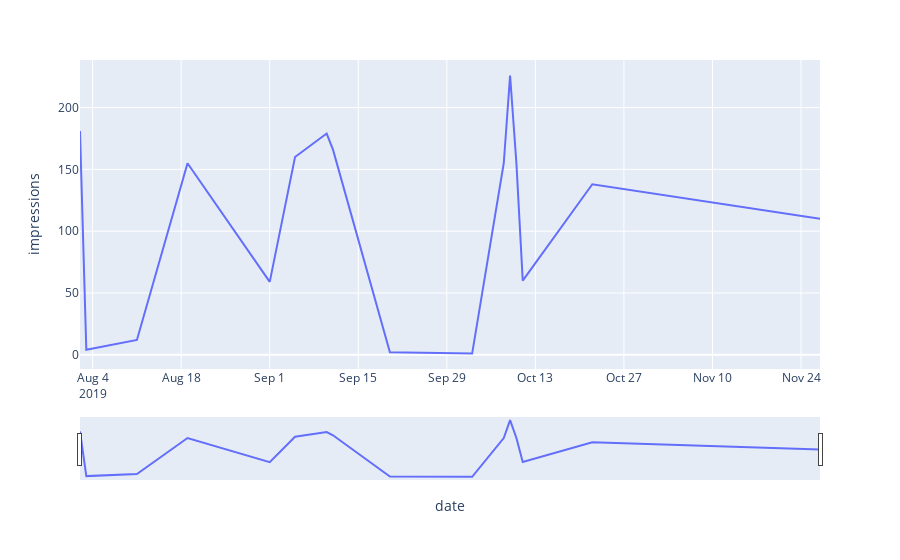
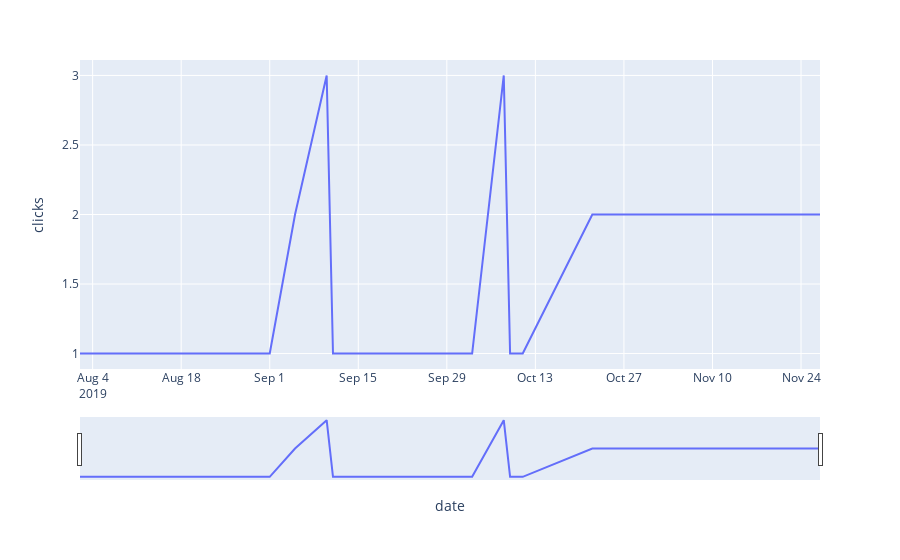
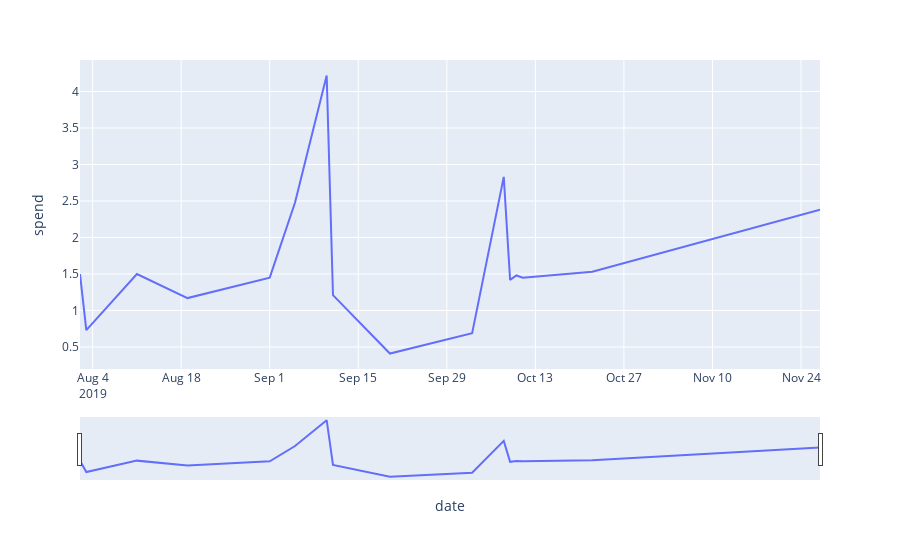
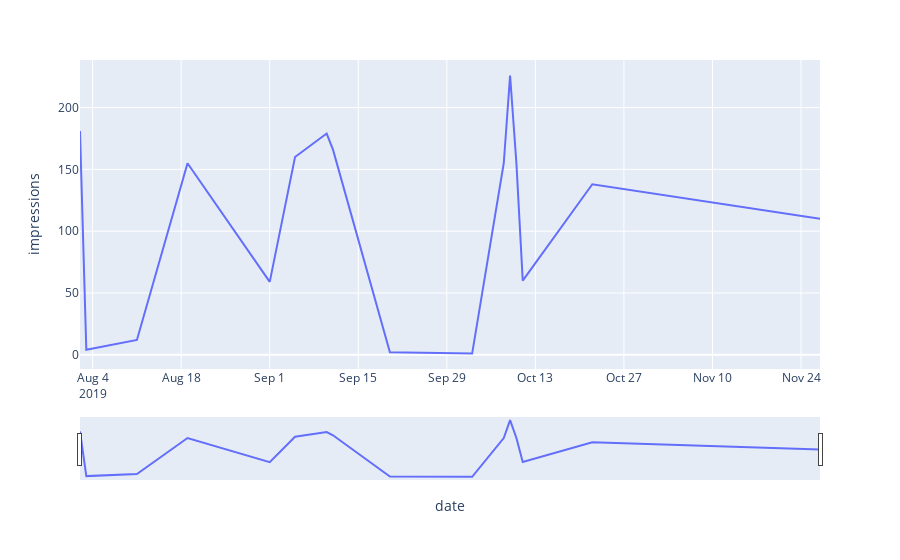

These figures' notebook cell, in order:
### Code cell
plot_search_charts(data)

### Figure 1 — Plotly figure (JSON) as saved in the notebook; plotly's stock layout.template omitted (floating-point values rounded to 4 significant figures)
{"data": [{"hovertemplate": "date=%{x}<br>impressions=%{y}<extra></extra>", "legendgroup": "", "line": {"color": "#636efa", "dash": "solid"}, "mode": "lines", "name": "", "orientation": "v", "showlegend": false, "type": "scatter", "x": ["2019-11-27T00:00:00", "2019-10-22T00:00:00", "2019-10-11T00:00:00", "2019-10-10T00:00:00", "2019-10-09T00:00:00", "2019-10-08T00:00:00", "2019-10-03T00:00:00", "2019-09-20T00:00:00", "2019-09-11T00:00:00", "2019-09-10T00:00:00", "2019-09-05T00:00:00", "2019-09-01T00:00:00", "2019-08-19T00:00:00", "2019-08-11T00:00:00", "2019-08-03T00:00:00", "2019-08-02T00:00:00"], "xaxis": "x", "y": [110, 138, 60, 155, 226, 155, 1, 2, 166, 179, 160, 59, 155, 12, 4, 181], "yaxis": "y"}], "layout": {"legend": {"tracegroupgap": 0}, "margin": {"t": 60}, "xaxis": {"anchor": "y", "domain": [0, 1], "rangeslider": {"visible": true}, "title": {"text": "date"}}, "yaxis": {"anchor": "x", "domain": [0, 1], "title": {"text": "impressions"}}}}

### Figure 2 — Plotly figure (JSON) as saved in the notebook; plotly's stock layout.template omitted (floating-point values rounded to 4 significant figures)
{"data": [{"hovertemplate": "date=%{x}<br>clicks=%{y}<extra></extra>", "legendgroup": "", "line": {"color": "#636efa", "dash": "solid"}, "mode": "lines", "name": "", "orientation": "v", "showlegend": false, "type": "scatter", "x": ["2019-11-27T00:00:00", "2019-10-22T00:00:00", "2019-10-11T00:00:00", "2019-10-10T00:00:00", "2019-10-09T00:00:00", "2019-10-08T00:00:00", "2019-10-03T00:00:00", "2019-09-20T00:00:00", "2019-09-11T00:00:00", "2019-09-10T00:00:00", "2019-09-05T00:00:00", "2019-09-01T00:00:00", "2019-08-19T00:00:00", "2019-08-11T00:00:00", "2019-08-03T00:00:00", "2019-08-02T00:00:00"], "xaxis": "x", "y": [2, 2, 1, 1, 1, 3, 1, 1, 1, 3, 2, 1, 1, 1, 1, 1], "yaxis": "y"}], "layout": {"legend": {"tracegroupgap": 0}, "margin": {"t": 60}, "xaxis": {"anchor": "y", "domain": [0, 1], "rangeslider": {"visible": true}, "title": {"text": "date"}}, "yaxis": {"anchor": "x", "domain": [0, 1], "title": {"text": "clicks"}}}}

### Figure 3 — Plotly figure (JSON) as saved in the notebook; plotly's stock layout.template omitted (floating-point values rounded to 4 significant figures)
{"data": [{"hovertemplate": "date=%{x}<br>spend=%{y}<extra></extra>", "legendgroup": "", "line": {"color": "#636efa", "dash": "solid"}, "mode": "lines", "name": "", "orientation": "v", "showlegend": false, "type": "scatter", "x": ["2019-11-27T00:00:00", "2019-10-22T00:00:00", "2019-10-11T00:00:00", "2019-10-10T00:00:00", "2019-10-09T00:00:00", "2019-10-08T00:00:00", "2019-10-03T00:00:00", "2019-09-20T00:00:00", "2019-09-11T00:00:00", "2019-09-10T00:00:00", "2019-09-05T00:00:00", "2019-09-01T00:00:00", "2019-08-19T00:00:00", "2019-08-11T00:00:00", "2019-08-03T00:00:00", "2019-08-02T00:00:00"], "xaxis": "x", "y": [2.38, 1.53, 1.45, 1.48, 1.42, 2.83, 0.69, 0.41, 1.21, 4.22, 2.48, 1.45, 1.17, 1.5, 0.73, 1.5], "yaxis": "y"}], "layout": {"legend": {"tracegroupgap": 0}, "margin": {"t": 60}, "xaxis": {"anchor": "y", "domain": [0, 1], "rangeslider": {"visible": true}, "title": {"text": "date"}}, "yaxis": {"anchor": "x", "domain": [0, 1], "title": {"text": "spend"}}}}

### Figure 4 — Plotly figure (JSON) as saved in the notebook; plotly's stock layout.template omitted (floating-point values rounded to 4 significant figures)
{"data": [{"hovertemplate": "date=%{x}<br>impressions=%{y}<extra></extra>", "legendgroup": "", "line": {"color": "#636efa", "dash": "solid"}, "mode": "lines", "name": "", "orientation": "v", "showlegend": false, "type": "scatter", "x": ["2019-11-27T00:00:00", "2019-10-22T00:00:00", "2019-10-11T00:00:00", "2019-10-10T00:00:00", "2019-10-09T00:00:00", "2019-10-08T00:00:00", "2019-10-03T00:00:00", "2019-09-20T00:00:00", "2019-09-11T00:00:00", "2019-09-10T00:00:00", "2019-09-05T00:00:00", "2019-09-01T00:00:00", "2019-08-19T00:00:00", "2019-08-11T00:00:00", "2019-08-03T00:00:00", "2019-08-02T00:00:00"], "xaxis": "x", "y": [110, 138, 60, 155, 226, 155, 1, 2, 166, 179, 160, 59, 155, 12, 4, 181], "yaxis": "y"}], "layout": {"legend": {"tracegroupgap": 0}, "margin": {"t": 60}, "xaxis": {"anchor": "y", "domain": [0, 1], "rangeslider": {"visible": true}, "title": {"text": "date"}}, "yaxis": {"anchor": "x", "domain": [0, 1], "title": {"text": "impressions"}}}}
